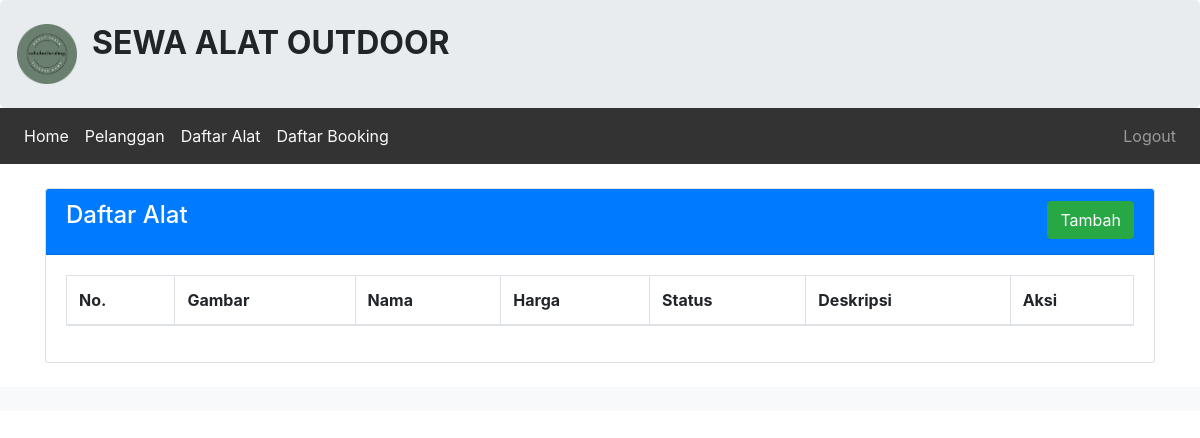
/admin/alat/index.php, run on an earlier commit of the app's database.
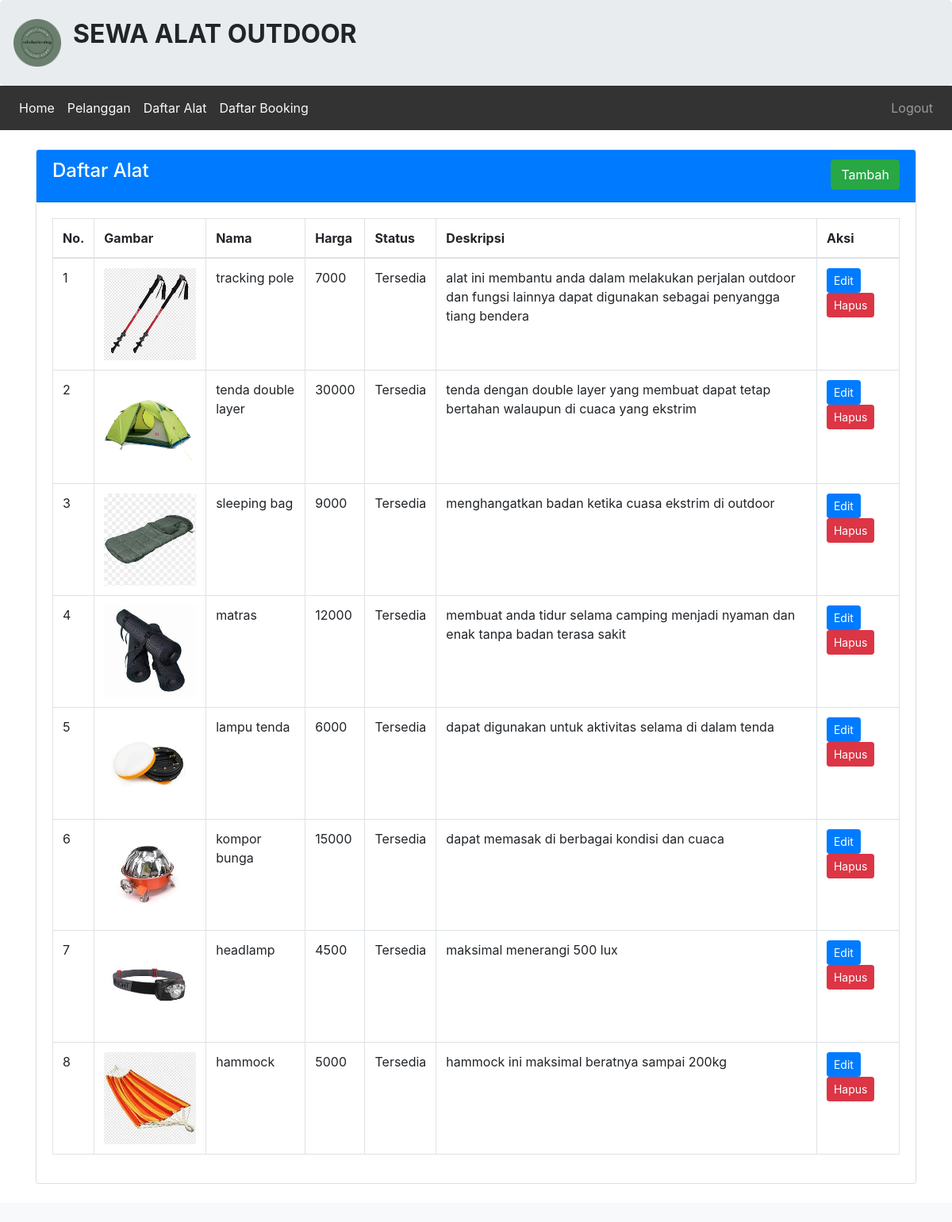
And on a later commit of the database.
### tables this page shows
CREATE TABLE `tbl_alat_212303` (
  `212303_id_alat` int(11) NOT NULL,
  `212303_nama` varchar(100) NOT NULL,
  `212303_harga` int(255) NOT NULL,
  `212303_deskripsi` varchar(255) NOT NULL,
  `212303_status` varchar(255) NOT NULL,
  `212303_gambar` text NOT NULL
);

### admin/alat/index.php (the view)
<?php
include '../header2.php';
include '../../koneksi.php';
?>
<br>
<div class="container">
    <div class="card">
        <div class="card-header text-white bg-primary">
            <h4 class="card-title">
                Daftar Alat
                <div class="float-right">
                    <a class="btn btn-success" href="tambah.php" role="button">Tambah</a>
                </div>
            </h4>
        </div>
        <div class="card-body">
            <div class="table-responsive">
                <table class="table table-bordered">
                    <thead>
                        <tr>
                            <th>No.</th>
                            <th>Gambar</th>
                            <th>Nama</th>
                            <th>Harga</th>
                            <th>Status</th>
                            <th>Deskripsi</th>
                            <th>Aksi</th>
                        </tr>
                    </thead>
                    <tbody>
                        <?php
                        $query = "SELECT * FROM tbl_alat_212303 ORDER BY 212303_id_alat DESC";
                        $hasil = mysqli_query($koneksi,$query);
                        $no = 1;
                        foreach ($hasil as $isi) {
                        ?>
                            <tr>
                                <td><?php echo $no; ?></td>
                                <td><img src="../../images/<?= $isi['212303_gambar']; ?>" class="img-fluid" style="width:200px;"></td>
                                <td><?php echo $isi['212303_nama']; ?></td>
                                <td><?php echo $isi['212303_harga']; ?></td>
                                <td><?php echo $isi['212303_status']; ?></td>
                                <td><?php echo $isi['212303_deskripsi']; ?></td>
                                <td>
                                    <a class="btn btn-primary btn-sm" href="edit.php?id=<?php echo $isi['212303_id_alat']; ?>" role="button">Edit</a>
                                    <a class="btn btn-danger  btn-sm" href="proses.php?aksi=hapus&id=<?= $isi['212303_id_alat']; ?>&gambar=<?= $isi['212303_gambar']; ?>" role="button">Hapus</a>
                                </td>
                            </tr>
                        <?php $no++;
                        } ?>
                    </tbody>
                </table>
            </div>
        </div>
    </div>
</div>
<?php
include '../footer2.php';
?>

What changed in the data, as far as the page shows it:
added tbl_alat_212303: 212303_gambar (picture), 212303_nama "tracking pole", 212303_harga "7000", 212303_status "Tersedia", 212303_deskripsi "alat ini membantu anda dalam melakukan perjalan outdoor dan fungsi lainnya dapat digunakan sebagai penyangga tiang bendera"
added tbl_alat_212303: 212303_gambar (picture), 212303_nama "tenda double layer", 212303_harga "30000", 212303_status "Tersedia", 212303_deskripsi "tenda dengan double layer yang membuat dapat tetap bertahan walaupun di cuaca yang ekstrim"
added tbl_alat_212303: 212303_gambar (picture), 212303_nama "sleeping bag", 212303_harga "9000", 212303_status "Tersedia", 212303_deskripsi "menghangatkan badan ketika cuasa ekstrim di outdoor"
added tbl_alat_212303: 212303_gambar (picture), 212303_nama "matras", 212303_harga "12000", 212303_status "Tersedia", 212303_deskripsi "membuat anda tidur selama camping menjadi nyaman dan enak tanpa badan terasa sakit"
added tbl_alat_212303: 212303_gambar (picture), 212303_nama "lampu tenda", 212303_harga "6000", 212303_status "Tersedia", 212303_deskripsi "dapat digunakan untuk aktivitas selama di dalam tenda"
added tbl_alat_212303: 212303_gambar (picture), 212303_nama "kompor bunga", 212303_harga "15000", 212303_status "Tersedia", 212303_deskripsi "dapat memasak di berbagai kondisi dan cuaca"
added tbl_alat_212303: 212303_gambar (picture), 212303_nama "headlamp", 212303_harga "4500", 212303_status "Tersedia", 212303_deskripsi "maksimal menerangi 500 lux"
added tbl_alat_212303: 212303_gambar (picture), 212303_nama "hammock", 212303_harga "5000", 212303_status "Tersedia", 212303_deskripsi "hammock ini maksimal beratnya sampai 200kg"
